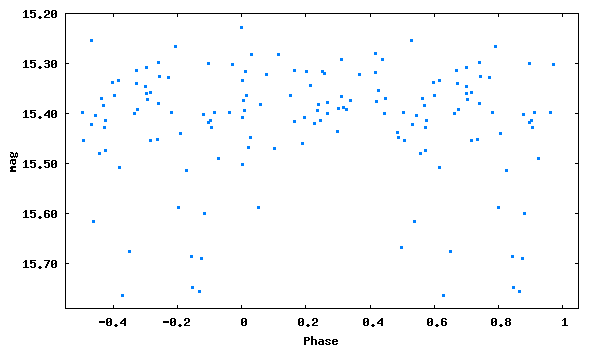

Recreate this plot in gnuplot.
set term png size 600,350 medium
set colors classic
set output 'phase_lc_7.png'
set xlabel 'Phase'
set ylabel 'mag'
#set title 'JDmax = 2447057.42700 + 0.1112273 x E'
set format y '%5.2f'
plot [-0.55:1.05][15.79:15.20] "phase_lc_7.dat" linecolor 3 pointtype 5 pointsize 0.3 title ""
